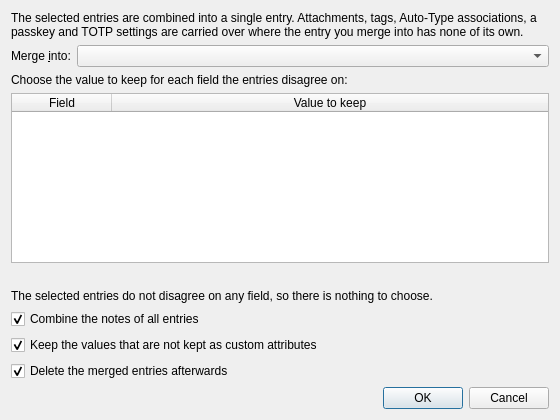
<?xml version="1.0" encoding="UTF-8"?>
<ui version="4.0">
 <class>MergeEntriesDialog</class>
 <widget class="QDialog" name="MergeEntriesDialog">
  <property name="geometry">
   <rect>
    <x>0</x>
    <y>0</y>
    <width>560</width>
    <height>420</height>
   </rect>
  </property>
  <property name="windowTitle">
   <string>Merge Entries</string>
  </property>
  <property name="modal">
   <bool>true</bool>
  </property>
  <layout class="QVBoxLayout" name="verticalLayout">
   <item>
    <widget class="QLabel" name="descriptionLabel">
     <property name="text">
      <string>The selected entries are combined into a single entry. Attachments, tags, Auto-Type associations, a passkey and TOTP settings are carried over where the entry you merge into has none of its own.</string>
     </property>
     <property name="wordWrap">
      <bool>true</bool>
     </property>
    </widget>
   </item>
   <item>
    <layout class="QHBoxLayout" name="targetLayout">
     <item>
      <widget class="QLabel" name="targetLabel">
       <property name="text">
        <string>Merge &amp;into:</string>
       </property>
       <property name="buddy">
        <cstring>targetComboBox</cstring>
       </property>
      </widget>
     </item>
     <item>
      <widget class="QComboBox" name="targetComboBox">
       <property name="sizePolicy">
        <sizepolicy hsizetype="Expanding" vsizetype="Fixed">
         <horstretch>0</horstretch>
         <verstretch>0</verstretch>
        </sizepolicy>
       </property>
       <property name="toolTip">
        <string>The entry that is kept. All other selected entries are merged into it.</string>
       </property>
      </widget>
     </item>
    </layout>
   </item>
   <item>
    <widget class="QLabel" name="conflictsLabel">
     <property name="text">
      <string>Choose the value to keep for each field the entries disagree on:</string>
     </property>
     <property name="wordWrap">
      <bool>true</bool>
     </property>
    </widget>
   </item>
   <item>
    <widget class="QTableWidget" name="conflictsTableWidget">
     <property name="editTriggers">
      <set>QAbstractItemView::NoEditTriggers</set>
     </property>
     <property name="selectionMode">
      <enum>QAbstractItemView::NoSelection</enum>
     </property>
     <property name="columnCount">
      <number>2</number>
     </property>
     <attribute name="horizontalHeaderStretchLastSection">
      <bool>true</bool>
     </attribute>
     <attribute name="verticalHeaderVisible">
      <bool>false</bool>
     </attribute>
     <column>
      <property name="text">
       <string>Field</string>
      </property>
     </column>
     <column>
      <property name="text">
       <string>Value to keep</string>
      </property>
     </column>
    </widget>
   </item>
   <item>
    <widget class="QLabel" name="unmergeableEntriesLabel">
     <property name="wordWrap">
      <bool>true</bool>
     </property>
    </widget>
   </item>
   <item>
    <widget class="QLabel" name="noConflictsLabel">
     <property name="text">
      <string>The selected entries do not disagree on any field, so there is nothing to choose.</string>
     </property>
     <property name="wordWrap">
      <bool>true</bool>
     </property>
    </widget>
   </item>
   <item>
    <widget class="QCheckBox" name="concatenateNotesCheckBox">
     <property name="text">
      <string>Combine the notes of all entries</string>
     </property>
     <property name="toolTip">
      <string>Append the notes of the merged entries instead of keeping only one of them.</string>
     </property>
     <property name="checked">
      <bool>true</bool>
     </property>
    </widget>
   </item>
   <item>
    <widget class="QCheckBox" name="keepDiscardedValuesCheckBox">
     <property name="text">
      <string>Keep the values that are not kept as custom attributes</string>
     </property>
     <property name="toolTip">
      <string>Discarded URLs are always kept as additional URLs.</string>
     </property>
     <property name="checked">
      <bool>true</bool>
     </property>
    </widget>
   </item>
   <item>
    <widget class="QCheckBox" name="deleteMergedEntriesCheckBox">
     <property name="text">
      <string>Delete the merged entries afterwards</string>
     </property>
     <property name="checked">
      <bool>true</bool>
     </property>
    </widget>
   </item>
   <item>
    <widget class="QDialogButtonBox" name="buttonBox">
     <property name="standardButtons">
      <set>QDialogButtonBox::Cancel|QDialogButtonBox::Ok</set>
     </property>
    </widget>
   </item>
  </layout>
 </widget>
 <resources/>
 <connections/>
</ui>
